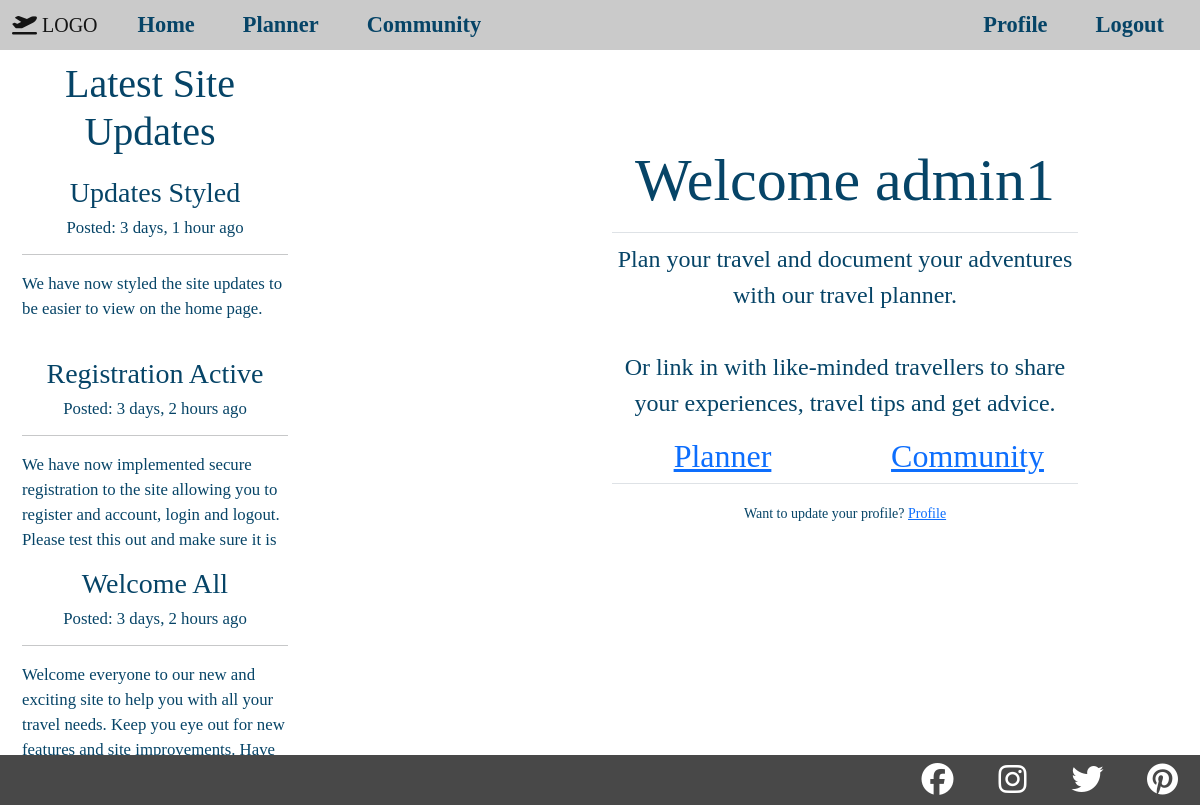
The app's page / (signed in) with its own data.
### site_updates/models.py (models this page shows, shortened)
class Update(models.Model):
    topic = models.ForeignKey(UpdateCatagory, on_delete=models.CASCADE)
    title = models.CharField(max_length=100)
    content = models.TextField()
    update_image = models.ImageField(default=None, upload_to='media/update_pics/', blank=True)
    published_on = models.DateTimeField(auto_now_add=True)
    updated_on = models.DateTimeField(auto_now=True)
    status = models.IntegerField(choices=STATUS, default=0)
    class Meta:
        ordering = ('-published_on',)

### home/views.py (the view)
# urls.py: path('', TravelHome.as_view(), name="travel-home"),
class TravelHome(View):
    def get(self, request):
        updates = Update.objects.filter(status=1).order_by('-published_on')[0:3]
        if request.user.is_authenticated:
            return render(
                request,
                "home/travel-home.html",
                {
                    "tab_title": "Home",
                    "updates": updates,
                },
            )
        else:
            return redirect('home-login')

### home/templates/home/travel-home.html (shortened to what this page needs)
{% extends "home/home-base.html" %}
{% load crispy_forms_tags %}
{% block form-content %}
    <fieldset class="form-group welcome">
        <legend class="border-bottom mb-2 p-2 text-center">
            <h4>
                Welcome {{ user.username }}
                <br>
            </h4>
        </legend>
        <p class="text-center">Plan your travel and document your adventures with our travel planner.<br><br>
            Or link in with like-minded  travellers to share your experiences, travel tips and get advice.</p>
        <div class="row">
            <div class="col">
                <a href="#"><h5 class="text-center">Planner</h5></a>
            </div>
            <div class="col">
                <a href="#"><h5 class="text-center">Community</h5></a>
            </div>
        </div>
    </fieldset>
    <div class="border-top pt-3 mb-3 text-center">
        <small class="p-font">
            Want to update your profile? <a class="ml-2" href="#">Profile</a>
        </small>
    </div>
{% endblock form-content %}

### home/templates/home/home-base.html (shortened to what this page needs)
{% extends "home/base.html" %}
{% block content %}
    <div class="row m-0">
        <div class="d-none d-lg-block col-3 admin-updates-col-main">
            <div class="updates-intro">
                <h4 class="text-center">Latest Site Updates</h4>
            </div>
            {% for update in updates %}
                <div class="update-container">
                    <h4 class="text-center">{{ update.title }}</h4>
                    <h6 class="text-center">Posted: {{ update.published_on|timesince }} ago</h6>
                    <hr>
                    <P>{{ update.content }}</P>
                </div>
            {% endfor %}
            <a class="btn btn-all-topics" href="{% url 'all-admin-updates' %}">See all updates</a>
        </div>
        <div class="col">
            <div class="row home-mid-row">
                <div class="col-1 col-sm-3 col-lg-6">
                </div>
                <div class="col home-welcome-container">
                    <div class="home-form-container">
                        {% block form-content %}
                        {% endblock form-content%}
                    </div>
                </div>
                <div class="col-1">
                </div>
            </div>
        </div>
    </div>
{% endblock content %}

### home/templates/home/base.html (shortened to what this page needs)
{% load static %}
<!DOCTYPE html>
<html lang="en">
<head>
    <link href="https://cdn.jsdelivr.net/npm/bootstrap@5.2.3/dist/css/bootstrap.min.css" rel="stylesheet">
    <link rel="stylesheet" href="https://cdn.jsdelivr.net/npm/bootstrap-icons@1.10.3/font/bootstrap-icons.css">
    <link rel="stylesheet" href="{% static 'css/main.css' %}">
</head>
<body>
        <section class="navigation">
            <nav class="navbar navbar-expand-lg">
                <div class="container-fluid fixed-top">
                    <a class="navbar-brand" href="#"><i class="fa-solid fa-plane-departure"></i> LOGO</a>
                    <div class="offcanvas offcanvas-end" data-bs-backdrop="true" tabindex="-1" id="offcanvas" aria-labelledby="offcanvasLabel">
                        <div class="top-box">
                            <div class="offcanvas-body">
                                <div class="navbar-nav mr-auto">
                                    <a class="nav-item nav-link px-lg-4" href="{% url 'travel-home' %}">Home</a>
                                    <a class="nav-item nav-link px-lg-4" href="#">Planner</a>
                                    <a class="nav-item nav-link px-lg-4" href="#">Community</a>
                                </div>
                                <div class="navbar-nav ms-auto">
                                    {% if user.is_authenticated %}
                                    <a class="nav-item nav-link px-lg-4" href="#">Profile</a>
                                    <a class="nav-item nav-link px-lg-4" href="{% url 'home-logout' %}">Logout</a>
                                    {% else %}
                                    <a class="nav-item nav-link px-lg-4" href="{% url 'home-login' %}">Login</a>
                                    <a class="nav-item nav-link px-lg-4" href="{% url 'home-register' %}">Register</a>
                                    {% endif %}
                                </div>
                            </div>
                        </div>
                    </div>
                </div>
            </nav>
        </section>
        <main class="main-section">
            {% block content %}
            {% endblock %}
        </main>
        <section id="footer">
            <div class="h-100 d-flex justify-content-end">
                <div class="footer-icons"><a href="#"><i class="social-icons fa-brands fa-facebook"></i></a></div>
                <div class="footer-icons"><a href="#"><i class="social-icons fa-brands fa-instagram"></i></a></div>
                <div class="footer-icons"><a href="#"><i class="social-icons fa-brands fa-twitter"></i></a></div>
                <div class="footer-icons"><a href="#"><i class="social-icons fa-brands fa-pinterest"></i></a></div>
            </div>
        </section>
</body>
</html>

### static/css/main.css (style rules this page uses)
* { padding: 0; margin: 0; box-sizing: border-box; }
h1, h2, h3, h4, h5, h6 { font-family: 'Lora', serif; }
a { font-family: 'Lora', serif; }
p { font-family: 'Merriweather', serif; }
@media (min-width: 768px) { h4 { font-size: 200%; } }
@media (min-width: 768px) { h5 { font-size: 160%; } }
@media (min-width: 768px) { h6 { font-size: 140%; } }
@media (min-width: 768px) { p { font-size: 140%; } }
@media (min-width: 992px) { h4 { font-size: 250%; } }
@media (min-width: 992px) { h5 { font-size: 200%; } }
@media (min-width: 992px) { h6 { font-size: 150%; } }
@media (min-width: 992px) { p { font-size: 150%; } }
.offcanvas { background-color: rgb(6, 68, 103); color: rgb(255, 255, 255); z-index: 1500; }
.container-fluid { background-color: rgb(202, 202, 202); height: 50px; }
.nav-item { color: rgb(6, 68, 103); font-weight: bold; font-size: 140%; }
.social-icons { font-size: xx-large; }
#footer { position: fixed; height: 50px; background-color: rgb(72, 72, 72); bottom: 0px; left: 0px; right: 0px; margin-bottom: 0px; }
.footer-icons { height: 100%; width: 75px; display: flex; justify-content: center; align-items: center; }
.updates-intro { background-color: rgba(255, 255, 255, .9); margin-top: 10px; }
.update-container { background-color: rgba(255, 255, 255, .9); padding-left: 10px; padding-top: 10px; font-size: 70%; overflow-x: none; overflow-y: scroll; max-height: 200px; margin-top: 10px; }
.update-container p, .update-container h4, .update-container h6, .updates-intro h4 { color: rgb(6, 68, 103); }
.btn-all-topics { display: flex; justify-content: center; background-color: rgb(6, 68, 103); color: white; margin-top: 10px; }
.social-icons { color: white; }
.admin-updates-col-main { background-color: rgba(255, 255, 255, 0.5); position: absolute; top: 0; bottom: 0; left: 0; width: 25vw; margin-top: 50px; }
.home-welcome-container { background-color: rgba(255, 255, 255, 0.9); border-radius: 0px 25px 0px 25px; color: rgb(6, 68, 103); }
.home-mid-row { margin: 15vh 0 80px 0; }
.p-font { font-family: 'Merriweather', serif; color: rgb(6, 68, 103); }

### home/templates/home/snippets/home-styles.html (style rules this page uses)
body { background-image: url('https://django-travel-app.s3.eu-west-2.amazonaws.com/images/home/home_background_img_small.jpg'); background-repeat: no-repeat; background-attachment: fixed; background-size: cover; }

### records on screen
Update: title "Updates Styled", published_on "3 days, 1 hour", content "We have now styled the site updates to be easier to view on the home page."
Update: title "Registration Active", published_on "3 days, 2 hours", content "We have now implemented secure registration to the site allowing you to register and account, login and logout. Please test this out and make sure it is…"
Update: title "Welcome All", published_on "3 days, 2 hours", content "Welcome everyone to our new and exciting site to help you with all your travel needs. Keep you eye out for new features and site improvements. Have…"

### other values on screen
{{ user.username }} "admin1"
